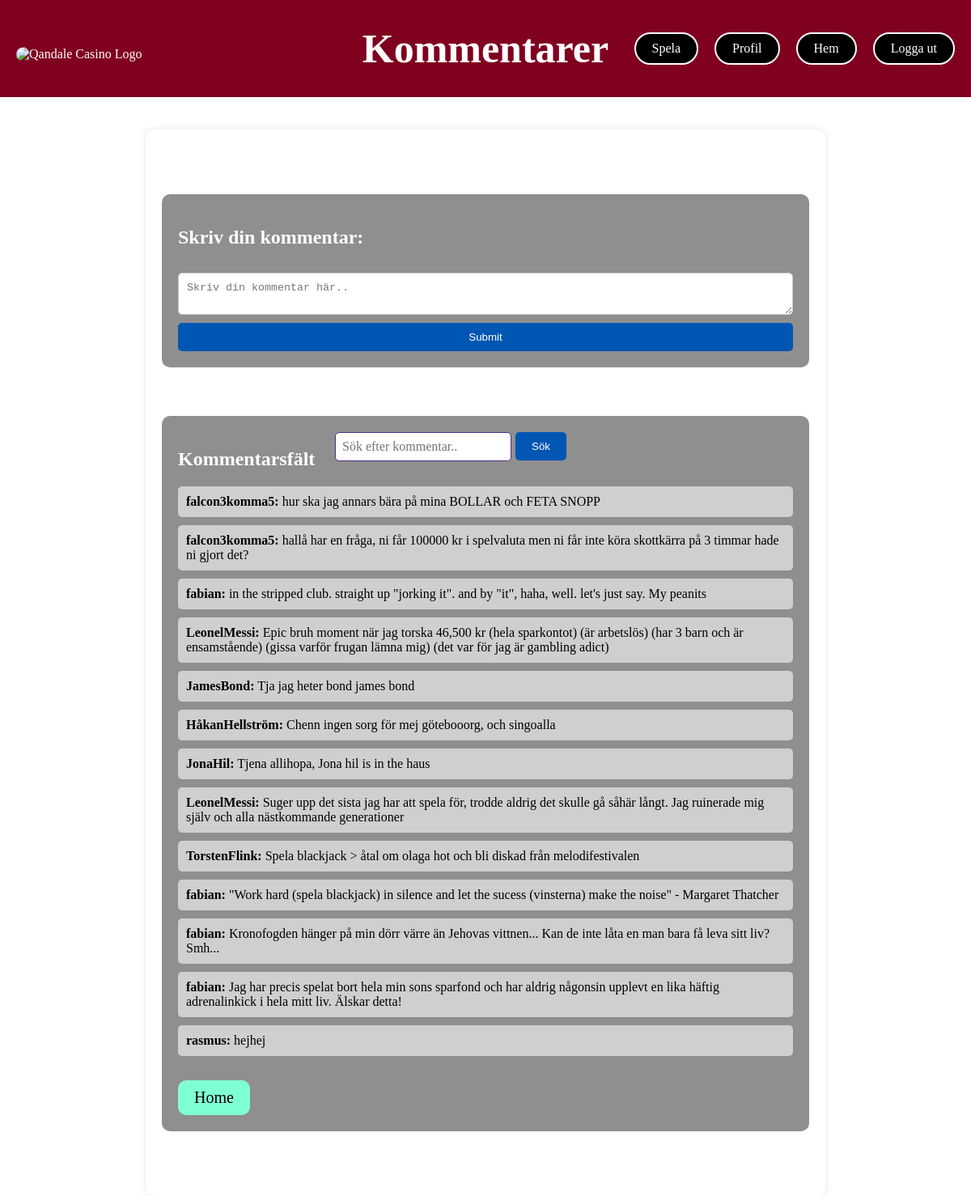
Page /displaycomments.php on the committed database.
### tables this page shows
CREATE TABLE "Comments" (
	"commentID"	INTEGER,
	"userID"	INTEGER,
	"comment"	TEXT,
	PRIMARY KEY("commentID"),
	FOREIGN KEY("userID") REFERENCES "User"("userID")
);

### displaycomments.php (the view, shortened to what this page needs)
<!DOCTYPE html>
<html lang="en">
<head>
    <link rel="stylesheet" href="displaycomments.css">
</head>
<body>
    <aside id="topbar">
        <div class="topbar-container">
            <img src="NyaQuandale.gif" alt="Qandale Casino Logo" class="topbar-logo" href="./index.php">
            <h1> Kommentarer</h1>
            <div class="button-container">
                <button onclick="navigateTo('weather.php')">Spela</button>
                <button onclick="navigateTo('profile.php')">Profil</button>
                <button onclick="navigateTo('index.php')">Hem</button>
                <button onclick="navigateTo('logOut.php')">Logga ut</button>
            </div>
        </div>
    </aside>
    <main class="container">
        <section class="commentbox">
            <h2>Skriv din kommentar:</h2>
            <form action="addcomment.php" method="post">
                <textarea name="comment" placeholder="Skriv din kommentar här.." required></textarea>
                <button type="Skicka">Submit</button>
            </form>
        </section>
        <section class="commentsection" id="comments-section">
        <form id="searchbar" name="searchbar" method="get" onsubmit="searchHandler(event)">
                <input type="text" placeholder="Sök efter kommentar.." name="search">
                <button id="search-button" type="submit">Sök</button>
            </form>
            <h2>Kommentarsfält</h2>
            <?php
            $db = new SQLite3("./db/database.db");
            $query = "SELECT Comments.comment, User.username
                      FROM Comments
                      JOIN User ON Comments.userID = User.userID
                      ORDER BY Comments.commentID DESC";
            $result = $db->query($query);
            while ($row = $result->fetchArray()) {
                echo "<p><b>{$row['username']}:</b> {$row['comment']}</p>";
            }
            ?>
            <a href="./index.php" class="home-button">Home</a>
        </section>
    </main>
</body>
</html>

### displaycomments.css (style rules this page uses)
body, html { margin: 0; padding: 0; height: 100%; background-image: url('./backgrund.jpg'); }
#topbar { width: 100%; background-color: #800020; color: white; display: flex; justify-content: center; align-items: center; box-sizing: border-box; padding: 60px 0; position: fixed; top: 0; z-index: 1000; }
.topbar-container { width: 100%; max-width: 1200px; display: flex; justify-content: space-between; align-items: center; padding: 0 20px; position: relative; }
h1 { position: absolute; font-size: 50px; left: 50%; transform: translateX(-50%); margin: 0; }
.topbar-logo { max-height: 150px; position: absolute; top: 80%; left: 20px; transform: translateY(-10%); border-radius: 80px; }
.button-container { display: flex; gap: 20px; right: 20px; position: absolute; top: 50%; transform: translateY(-50%); }
.button-container button { height: 40px; padding: 10px 20px; font-size: 16px; cursor: pointer; background-color: rgb(0, 0, 0); border: none; border-radius: 20px; color: white; text-decoration: none; font-family: 'Times New Roman', Times, serif; display: flex; align-items: center; justify-content: center; border: 2px solid white; }
.container { width: 80%; max-width: 800px; margin: 20px auto; padding: 20px; margin-top: 160px; background: white; border-radius: 10px; box-shadow: 0 0 10px rgba(0, 0, 0, 0.1); }
.commentbox, .commentsection { margin: 60px 0; padding: 20px; border-radius: 10px; background: #8f8f8f; color: white; }
.commentbox form { display: flex; flex-direction: column; }
.commentbox textarea { margin: 10px 0; padding: 10px; border-radius: 5px; border: 1px solid #ccc; resize: vertical; }
.commentbox button, #search-button { padding: 10px 20px; border: none; border-radius: 5px; background: #0056b3; color: white; cursor: pointer; transition: background 0.3s; }
.commentsection p { margin: 10px 0; padding: 10px; background: #cfcfcf; border-radius: 5px; color: black; }
.home-button { display: inline-block; margin-top: 20px; padding: 10px 20px; background: aquamarine; border-radius: 10px; text-decoration: none; color: black; font-size: 20px; transition: background 0.3s; }
#searchbar { display: flex; align-items: center; right: 500px; position: absolute; }
#searchbar input[type="text"] { padding: 8px; font-size: 16px; border: 1px solid #4b2e83; border-radius: 5px; margin-right: 5px; font-family: 'Times New Roman', Times, serif; }

### rows in the picture
comments: username "falcon3komma5", comment "hur ska jag annars bära på mina BOLLAR och FETA SNOPP"
comments: username "falcon3komma5", comment "hallå har en fråga, ni får 100000 kr i spelvaluta men ni får inte köra skottkärra på 3 timmar hade ni gjort det?"
comments: username "fabian", comment "in the stripped club. straight up \"jorking it\". and by \"it\", haha, well. let's just say. My peanits"
comments: username "LeonelMessi", comment "Epic bruh moment när jag torska 46,500 kr (hela sparkontot) (är arbetslös) (har 3 barn och är ensamstående) (gissa varför frugan lämna mig) (det var för jag är gambling adict)"
comments: username "JamesBond", comment "Tja jag heter bond james bond"
comments: username "HåkanHellström", comment "Chenn ingen sorg för mej götebooorg, och singoalla"
comments: username "JonaHil", comment "Tjena allihopa, Jona hil is in the haus"
comments: username "LeonelMessi", comment "Suger upp det sista jag har att spela för, trodde aldrig det skulle gå såhär långt. Jag ruinerade mig själv och alla nästkommande generationer"
comments: username "TorstenFlink", comment "Spela blackjack > åtal om olaga hot och bli diskad från melodifestivalen"
comments: username "fabian", comment "\"Work hard (spela blackjack) in silence and let the sucess (vinsterna) make the noise\" - Margaret Thatcher"
comments: username "fabian", comment "Kronofogden hänger på min dörr värre än Jehovas vittnen... Kan de inte låta en man bara få leva sitt liv? Smh..."
comments: username "fabian", comment "Jag har precis spelat bort hela min sons sparfond och har aldrig någonsin upplevt en lika häftig adrenalinkick i hela mitt liv. Älskar detta!"
comments: username "rasmus", comment "hejhej"
